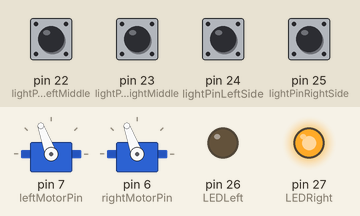
The sketch below on a simulated Arduino Mega 2560, built with avr-gcc and run on an emulated ATmega2560. Parts: 2 × servo, output pins drawn as LEDs (lit = HIGH). The inputs (shaded band) are chosen by the test bench; at power-on: pin 22 (lightPinLeftMiddle) HIGH, pin 23 (lightPinRightMiddle), pin 24 (lightPinLeftSide), pin 25 (lightPinRightSide) LOW.

Above: at 1.2 s.
1.3 s: pin 22 (lightPinLeftMiddle) pulled LOW for 0.15 s
At 1.37 s:
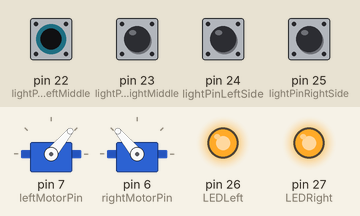
2.9 s: pin 23 (lightPinRightMiddle) pulled HIGH for 0.15 s
At 2.97 s:
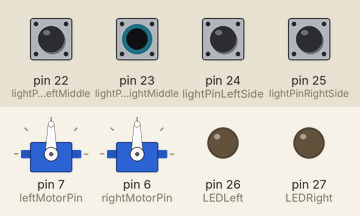
4.5 s: pin 22 (lightPinLeftMiddle) driven LOW and pin 23 (lightPinRightMiddle) driven HIGH
At 5.7 s:
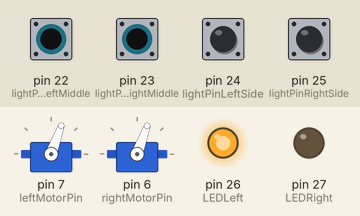
6.0 s: pin 22 (lightPinLeftMiddle) driven HIGH
At 6.9 s:
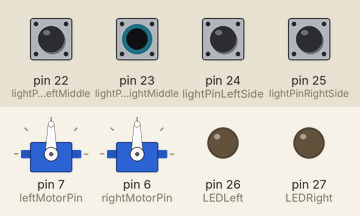
7.5 s: pin 22 (lightPinLeftMiddle) driven LOW
At 8.1 s:
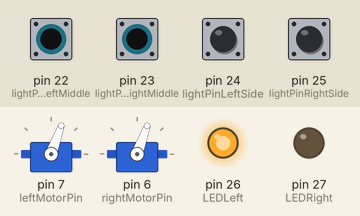
Timing chart, 0 to 10.0 s (numbered marks = the images above; inputs shaded):
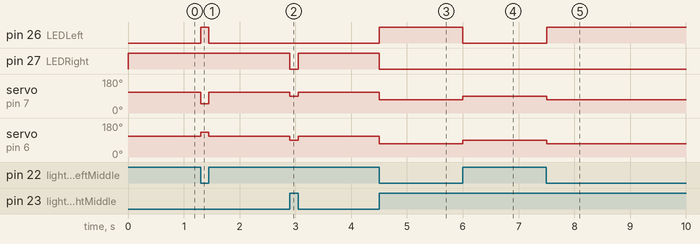

The sketch:

lineFollowingAlpha.ino
```cpp
#include <Servo.h>

#define ON HIGH
#define OFF LOW

Servo left;
Servo right;
int leftStop = 90;
int rightStop = 90;
const int rightMotorPin = 6;
const int leftMotorPin = 7;
const int lightPinLeftMiddle = 22;
const int lightPinRightMiddle = 23;
const int lightPinLeftSide = 24;
const int lightPinRightSide = 25;
const int LEDLeft = 26;
const int LEDRight = 27;
int LMState = 0;
int RMState = 0;
int LSState = 0;
int RSState = 0;
int driveSpeed = 40;
int turnSpeed = 20;

void setup(){
  left.attach(leftMotorPin,1000,2000);
  right.attach(rightMotorPin,1000,2000);
  left.write(leftStop);
  right.write(rightStop);

  pinMode(lightPinLeftMiddle,INPUT);
  pinMode(lightPinRightMiddle,INPUT);
  pinMode(lightPinLeftSide,INPUT);
  pinMode(lightPinRightSide,INPUT);

  pinMode(LEDLeft,OUTPUT);
  pinMode(LEDRight,OUTPUT);
}

void loop(){
  LMState = digitalRead(lightPinLeftMiddle);
  RMState = digitalRead(lightPinRightMiddle);
  LSState = digitalRead(lightPinLeftSide);
  RSState = digitalRead(lightPinRightSide);

  //assuming HIGH is off and LOW is on
  if (LMState == OFF && RMState == OFF){ //no sensors active
    left.write(leftStop-driveSpeed);
    right.write(rightStop+driveSpeed);
    digitalWrite(LEDLeft,HIGH);
    digitalWrite(LEDRight,HIGH);
  }
  else if (LMState == ON && RMState == OFF){ //left sensor active
    left.write(leftStop+turnSpeed);
    right.write(rightStop+turnSpeed);
    digitalWrite(LEDLeft,LOW);
    digitalWrite(LEDRight,HIGH);
  }
  else if (LMState == OFF && RMState == ON){ //right sensor active
    left.write(leftStop-turnSpeed);
    right.write(rightStop-turnSpeed);
    digitalWrite(LEDLeft,HIGH);
    digitalWrite(LEDRight,LOW);
  }
  else if (LMState == ON && RMState == ON){ //both sensors active
    left.write(leftStop);
    right.write(rightStop);
    digitalWrite(LEDLeft,LOW);
    digitalWrite(LEDRight,LOW);
  }
  else{ //if something goes wrong
    left.write(leftStop);
    right.write(rightStop);
    digitalWrite(LEDLeft,HIGH);
    digitalWrite(LEDRight,HIGH);
  }
}
```

Measured:
- after the input at 1.3 s, pin 26 (LEDLeft): LOW → HIGH at once, → LOW 0.15 s later; servo on pin 7 (leftMotorPin): 110° → 50° at once, → 110° 0.15 s later; servo on pin 6 (rightMotorPin): 110° → 130° at once, → 110° 0.15 s later
- after the input at 2.9 s, pin 27 (LEDRight): HIGH → LOW at once, → HIGH 0.15 s later; servo on pin 7 (leftMotorPin), servo on pin 6 (rightMotorPin): 110° → 90° at once, → 110° 0.15 s later
- after the input at 4.5 s, pin 26 (LEDLeft): LOW → HIGH at once; pin 27 (LEDRight): HIGH → LOW at once; servo on pin 7 (leftMotorPin), servo on pin 6 (rightMotorPin): 110° → 70° at once
- after the input at 6.0 s, pin 26 (LEDLeft): HIGH → LOW at once; servo on pin 7 (leftMotorPin), servo on pin 6 (rightMotorPin): 70° → 90° at once
- after the input at 7.5 s, pin 26 (LEDLeft): LOW → HIGH at once; servo on pin 7 (leftMotorPin), servo on pin 6 (rightMotorPin): 90° → 70° at once
